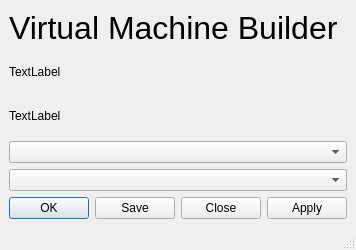
<?xml version="1.0" encoding="UTF-8"?>
<ui version="4.0">
 <class>MainWindow</class>
 <widget class="QMainWindow" name="MainWindow">
  <property name="geometry">
   <rect>
    <x>0</x>
    <y>0</y>
    <width>325</width>
    <height>250</height>
   </rect>
  </property>
  <property name="windowTitle">
   <string>MainWindow</string>
  </property>
  <widget class="QWidget" name="centralwidget">
   <layout class="QGridLayout" name="gridLayout">
    <item row="0" column="0">
     <widget class="QLabel" name="label_4">
      <property name="font">
       <font>
        <pointsize>24</pointsize>
       </font>
      </property>
      <property name="text">
       <string>Virtual Machine Builder</string>
      </property>
     </widget>
    </item>
    <item row="1" column="0">
     <widget class="QLabel" name="packerLabel">
      <property name="text">
       <string>TextLabel</string>
      </property>
     </widget>
    </item>
    <item row="2" column="0">
     <widget class="QLabel" name="boxcutterLabel">
      <property name="text">
       <string>TextLabel</string>
      </property>
     </widget>
    </item>
    <item row="3" column="0">
     <widget class="QComboBox" name="osFamily"/>
    </item>
    <item row="4" column="0">
     <widget class="QComboBox" name="osVersions"/>
    </item>
    <item row="5" column="0">
     <widget class="QDialogButtonBox" name="buttonBox">
      <property name="toolTipDuration">
       <number>30</number>
      </property>
      <property name="standardButtons">
       <set>QDialogButtonBox::Apply|QDialogButtonBox::Close|QDialogButtonBox::Ok|QDialogButtonBox::Save</set>
      </property>
     </widget>
    </item>
   </layout>
  </widget>
  <widget class="QMenuBar" name="menubar">
   <property name="geometry">
    <rect>
     <x>0</x>
     <y>0</y>
     <width>325</width>
     <height>22</height>
    </rect>
   </property>
  </widget>
  <widget class="QStatusBar" name="statusbar"/>
 </widget>
 <resources/>
 <connections/>
</ui>
